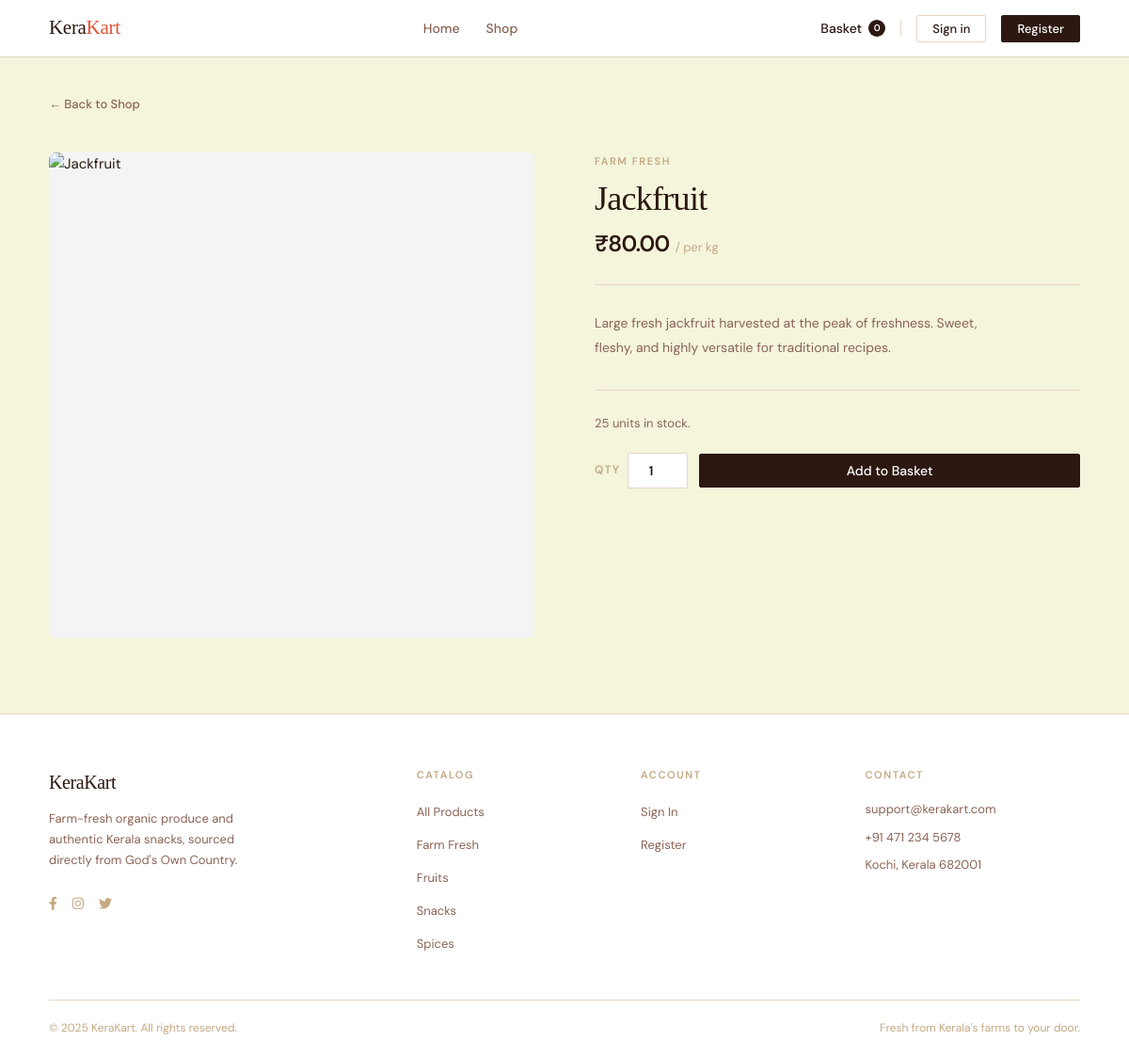
The page /products/jackfruit/ on the database its author committed.
### store/models.py (models this page shows, shortened)
class Product(models.Model):
    category = models.ForeignKey(Category, on_delete=models.CASCADE, related_name='products')
    name = models.CharField(max_length=200)
    slug = models.SlugField(unique=True)
    description = models.TextField()
    price = models.DecimalField(max_digits=8, decimal_places=2)
    unit = models.CharField(max_length=50)  # e.g. "per kg", "per pack"
    image = models.ImageField(upload_to='products/', blank=True)
    stock = models.PositiveIntegerField(default=0)
    is_available = models.BooleanField(default=True)

class Category(models.Model):
    name = models.CharField(max_length=100)
    slug = models.SlugField(unique=True)
    image = models.ImageField(upload_to='categories/', blank=True)
    class Meta:
        verbose_name_plural = 'categories'

### store/views.py (the view)
# urls.py: path('products/<slug:slug>/', views.product_detail, name='product_detail'),
def product_detail(request, slug):
    product = get_object_or_404(Product, slug=slug, is_available=True)
    context = {
        'product': product,
    }
    return render(request, 'store/product_detail.html', context)

### cart/context_processors.py (called while the page is built)
def cart_count(request):
    count = 0
    if 'cart' in request.session:
        cart = request.session['cart']
        for item in cart.values():
            count += item.get('qty', 0)
    return {'cart_count': count}

### templates/store/product_detail.html (shortened to what this page needs)
{% extends 'base.html' %}
{% load static %}
{% block content %}
<div class="container">
    <a href="{% url 'store:product_list' %}" class="detail-back">&larr; Back to Shop</a>
    <div class="detail-layout">
        <div class="detail-image">
            <img src="{% if product.slug == 'raw-coconut' %}https://images.unsplash.com/photo-1589883661923-6476cb0ae9f2?w=700&q=85
                      {% elif product.slug == 'raw-banana-nendran' %}https://images.unsplash.com/photo-1566393028639-d108a42c46a7?w=700&q=85
                      {% elif product.slug == 'tapioca-kappa' %}https://images.unsplash.com/photo-1590005354167-6da97870c913?w=700&q=85
                      {% elif product.slug == 'jackfruit' %}https://images.unsplash.com/photo-1596755094514-f87e34085b2c?w=700&q=85
                      {% elif product.slug == 'curry-leaves' %}https://images.unsplash.com/photo-1615485290382-441e4d049cb5?w=700&q=85
                      {% elif product.slug == 'nendran-banana' %}https://images.unsplash.com/photo-1571771894821-ce9b6c11b08e?w=700&q=85
                      {% elif product.slug == 'mango' %}https://images.unsplash.com/photo-1553279768-865429fa0078?w=700&q=85
                      {% elif product.slug == 'pineapple' %}https://images.unsplash.com/photo-1550258987-190a2d41a8ba?w=700&q=85
                      {% elif product.slug == 'banana-chips' %}https://images.unsplash.com/photo-1622484211148-717fa0f55734?w=700&q=85
                      {% elif product.slug == 'murukku' %}https://images.unsplash.com/photo-1601050690597-df056fb4ce78?w=700&q=85
                      {% elif product.slug == 'achappam' %}https://images.unsplash.com/photo-1589301760014-d929f3979dbc?w=700&q=85
                      {% elif product.slug == 'unniyappam' %}https://images.unsplash.com/photo-1505253716362-afaea1d3d1af?w=700&q=85
                      {% elif product.slug == 'black-pepper' %}https://images.unsplash.com/photo-1508746829417-e6f548d8d6ed?w=700&q=85
                      {% elif product.slug == 'cardamom' %}https://images.unsplash.com/photo-1544831209-66c3a116b472?w=700&q=85
                      {% elif product.slug == 'turmeric-powder' %}https://images.unsplash.com/photo-1615485290382-441e4d049cb5?w=700&q=85
                      {% else %}https://images.unsplash.com/photo-1542838132-92c53300491e?w=700&q=85
                      {% endif %}" alt="{{ product.name }}">
        </div>
        <div class="detail-info">
            <p class="detail-category">{{ product.category.name }}</p>
            <h1 class="detail-name">{{ product.name }}</h1>
            <div class="detail-price-row">
                <span class="detail-price">₹{{ product.price }}</span>
                <span class="detail-unit">/ {{ product.unit }}</span>
            </div>
            <p class="detail-desc">{{ product.description }}</p>
            <div class="detail-action">
                {% if product.stock > 0 and product.is_available %}
                    {% if product.stock < 5 %}
                        <p class="stock-note low">Only {{ product.stock }} units remaining.</p>
                    {% else %}
                        <p class="stock-note">{{ product.stock }} units in stock.</p>
                    {% endif %}
                    <form action="{% url 'cart:add_to_cart' product.id %}" method="post" class="add-to-cart-form">
                        <div class="qty-field">
                            <label for="qty">Qty</label>
                            <input type="number" id="qty" name="quantity" value="1" min="1" max="{{ product.stock }}" class="qty-input">
                        </div>
                        <button type="submit" class="btn btn-primary" style="flex: 1;">Add to Basket</button>
                    </form>
                {% else %}
                    <p class="stock-note out">This product is currently out of stock.</p>
                    <a href="{% url 'store:product_list' %}" class="btn btn-outline">Browse Other Products</a>
                {% endif %}
            </div>
        </div>
    </div>
</div>
{% endblock %}

### static/css/style.css (style rules this page uses)
:root { --cream: #F5F5DC; --sienna: #E35336; --sandy: #F4A460; --brown: #A0522D; --dark: #2C1810; --white: #FFFFFF; --muted: #8B6355; --border: #E8D5C4; --ink: #2C1810; --ink-soft: #8B6355; --ink-faint: #C4A882; --surface: #F5F5DC; --surface-2: #FFFFFF; --accent: #E35336; --accent-dim: #FDF0E6; --font-serif: 'Cormorant Garant', Georgia, serif; --font-body: 'DM Sans', system-ui, sans-serif; --font-ui: 'DM Sans', system-ui, sans-serif; --radius: 2px; --transition: all 0.16s ease; }
*, *::before, *::after { box-sizing: border-box; margin: 0; padding: 0; }
html { scroll-behavior: smooth; -webkit-font-smoothing: antialiased; }
body { background: var(--surface); color: var(--ink); font-family: var(--font-ui); font-size: 15px; line-height: 1.6; display: flex; flex-direction: column; min-height: 100vh; }
.container { width: 100%; max-width: 1160px; margin: 0 auto; padding: 0 32px; }
a { color: inherit; text-decoration: none; transition: var(--transition); }
img { display: block; max-width: 100%; }
h1, h2, h3 { font-family: var(--font-serif); font-weight: 400; line-height: 1.1; color: var(--ink); letter-spacing: -0.02em; }
p { color: var(--ink-soft); line-height: 1.7; }
.btn { display: inline-flex; align-items: center; justify-content: center; gap: 6px; padding: 10px 22px; border-radius: var(--radius); font-family: var(--font-ui); font-size: 14px; font-weight: 500; line-height: 1; cursor: pointer; transition: var(--transition); border: 1px solid transparent; white-space: nowrap; }
.btn-primary { background: var(--ink); color: var(--surface-2); border-color: var(--ink); }
.detail-back { display: inline-flex; align-items: center; gap: 6px; font-size: 13px; font-weight: 500; color: var(--ink-soft); margin-bottom: 40px; padding-top: 40px; transition: var(--transition); }
.detail-layout { display: grid; grid-template-columns: 1fr 1fr; gap: 64px; align-items: start; padding-bottom: 80px; }
.detail-image { width: 100%; aspect-ratio: 1/1; border-radius: 8px; overflow: hidden; background: #F4F4F5; }
.detail-image img { width: 100%; height: 100%; object-fit: cover; }
.detail-category { font-size: 11px; font-weight: 600; text-transform: uppercase; letter-spacing: 0.14em; color: var(--ink-faint); margin-bottom: 12px; }
.detail-name { font-family: var(--font-serif); font-size: clamp(2rem, 3vw, 2.8rem); font-weight: 400; margin-bottom: 8px; letter-spacing: -0.02em; }
.detail-price-row { display: flex; align-items: baseline; gap: 6px; margin-bottom: 28px; padding-bottom: 24px; border-bottom: 1px solid var(--border); }
.detail-price { font-size: 24px; font-weight: 600; color: var(--ink); letter-spacing: -0.03em; }
.detail-unit { font-size: 13px; color: var(--ink-faint); }
.detail-desc { font-size: 14px; color: var(--ink-soft); line-height: 1.8; margin-bottom: 32px; max-width: 44ch; }
.detail-action { padding-top: 24px; border-top: 1px solid var(--border); }
.stock-note { font-size: 13px; color: var(--ink-soft); margin-bottom: 20px; }
.add-to-cart-form { display: flex; gap: 12px; align-items: center; }
.qty-field { display: flex; align-items: center; gap: 8px; font-size: 13px; color: var(--ink-soft); }
.qty-field label { font-size: 12px; font-weight: 600; text-transform: uppercase; letter-spacing: 0.1em; color: var(--ink-faint); }
.qty-input { width: 64px; border: 1px solid var(--border); border-radius: var(--radius); padding: 9px 12px; text-align: center; font-weight: 600; font-size: 14px; font-family: var(--font-ui); color: var(--ink); background: var(--surface-2); outline: none; transition: var(--transition); }
:root { --cream: #FFF8EE; --sienna: #A0522D; --sandy: #E1B27B; --brown: #5C2E16; }
.btn-primary, .add-btn, .btn-add, .btn, button[type="submit"] { transition: transform 0.1s ease, background 0.15s ease !important; }

### rows shown on the page
Product: category.name "FARM FRESH", name "Jackfruit", price "80.00", unit "per kg", description "Large fresh jackfruit harvested at the peak of freshness. Sweet, fleshy, and highly versatile for traditional recipes.", stock "25"

### other values the page prints
{{ cart_count|default:0 }} "0"
